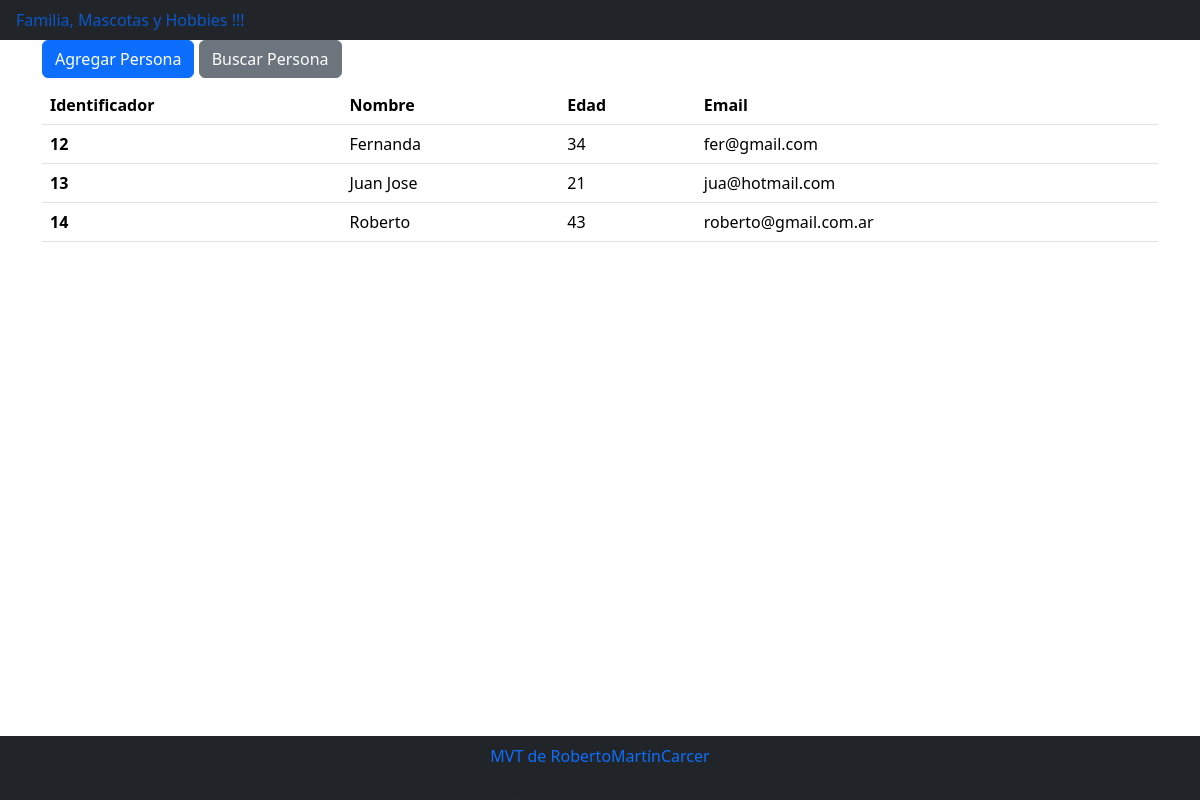
Screenshot of /verfamilia/ with the database file from the repository.
### familia/models.py (models this page shows)
class Persona(models.Model):
    nombre = models.CharField(max_length=50)
    edad = models.IntegerField()
    email = models.CharField(max_length=100, default='')

### familia/views.py (the view)
# urls.py: path('verfamilia/', views.verfamilia, name='verfamilia'),
def verfamilia(request):
    personas = Persona.objects.all()
    context = {"app": "Familiares", "personas": personas}
    return render(request, 'familia/template_familia.html', context)

### familia/templates/familia/template_familia.html (shortened to what this page needs)
{% extends "familia/base.html" %}
{% load bootstrap5 %}
{% block cuerpo %}
<div class="container">
  <div class="row">
    <div class="col">
      {% url 'cargar_persona' as agregar_url %}
      {% bootstrap_button "Agregar Persona" button_class="btn-primary" button_type="link" href=agregar_url %}
      {% url 'buscar_persona' as buscar_persona_url %}
      {% bootstrap_button "Buscar Persona" button_class="btn-secondary" button_type="link" href=buscar_persona_url %}
    <div>
  <div>
  <div class="row">
    <div class="col">
        {% if personas %}
        <table class="table">
            <thead>
                <th scope="col">Identificador</th>
                <th scope="col">Nombre</th>
                <th scope="col">Edad</th>
                <th scope="col">Email</th>
            </thead>
            {% for p in personas %}
            <tbody>
                <tr>
                    <th scope="row">{{p.id}} </th>
                    <td> {{p.nombre}} </td>
                    <td> {{p.edad}} </td>
                    <td> {{p.email}} </td>
                </tr>
            {% endfor %}
        </table>
        {% else %}
            <p>-- No hay Familiares --</No></p>
        {% endif %}
    </div>
  </div>
</div>
{% endblock %}

### rows the page displays
Persona: id "12", nombre "Fernanda", edad "34", email "fer@gmail.com"
Persona: id "13", nombre "Juan Jose", edad "21", email "jua@hotmail.com"
Persona: id "14", nombre "Roberto", edad "43", email "roberto@gmail.com.ar"
